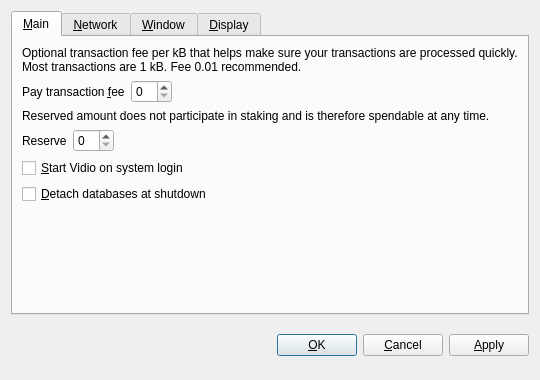
<?xml version="1.0" encoding="UTF-8"?>
<ui version="4.0">
 <class>OptionsDialog</class>
 <widget class="QDialog" name="OptionsDialog">
  <property name="geometry">
   <rect>
    <x>0</x>
    <y>0</y>
    <width>540</width>
    <height>380</height>
   </rect>
  </property>
  <property name="windowTitle">
   <string>Options</string>
  </property>
  <property name="modal">
   <bool>true</bool>
  </property>
  <layout class="QVBoxLayout" name="verticalLayout">
   <item>
    <widget class="QTabWidget" name="tabWidget">
     <property name="tabPosition">
      <enum>QTabWidget::North</enum>
     </property>
     <property name="currentIndex">
      <number>0</number>
     </property>
     <widget class="QWidget" name="tabMain">
      <attribute name="title">
       <string>&amp;Main</string>
      </attribute>
      <layout class="QVBoxLayout" name="verticalLayout_Main">
       <item>
        <widget class="QLabel" name="transactionFeeInfoLabel">
         <property name="text">
          <string>Optional transaction fee per kB that helps make sure your transactions are processed quickly. Most transactions are 1 kB. Fee 0.01 recommended.</string>
         </property>
         <property name="textFormat">
          <enum>Qt::PlainText</enum>
         </property>
         <property name="wordWrap">
          <bool>true</bool>
         </property>
        </widget>
       </item>
       <item>
        <layout class="QHBoxLayout" name="horizontalLayoutFee">
         <item>
          <widget class="QLabel" name="transactionFeeLabel">
           <property name="text">
            <string>Pay transaction &amp;fee</string>
           </property>
           <property name="textFormat">
            <enum>Qt::PlainText</enum>
           </property>
           <property name="buddy">
            <cstring>transactionFee</cstring>
           </property>
          </widget>
         </item>
         <item>
          <widget class="BitcoinAmountField" name="transactionFee"/>
         </item>
         <item>
          <spacer name="horizontalSpacerFee">
           <property name="orientation">
            <enum>Qt::Horizontal</enum>
           </property>
           <property name="sizeHint" stdset="0">
            <size>
             <width>40</width>
             <height>20</height>
            </size>
           </property>
          </spacer>
         </item>
        </layout>
       </item>
       <item>
        <widget class="QLabel" name="reserveBalanceInfoLabel">
         <property name="text">
          <string>Reserved amount does not participate in staking and is therefore spendable at any time.</string>
         </property>
         <property name="textFormat">
          <enum>Qt::PlainText</enum>
         </property>
         <property name="wordWrap">
          <bool>true</bool>
         </property>
        </widget>
       </item>
       <item>
        <layout class="QHBoxLayout" name="horizontalLayoutReserveBalance">
         <item>
          <widget class="QLabel" name="reserveBalanceLabel">
           <property name="text">
            <string>Reserve</string>
           </property>
           <property name="textFormat">
            <enum>Qt::PlainText</enum>
           </property>
           <property name="buddy">
            <cstring>reserveBalance</cstring>
           </property>
          </widget>
         </item>
         <item>
          <widget class="BitcoinAmountField" name="reserveBalance"/>
         </item>
         <item>
          <spacer name="horizontalSpacerReserveBalance">
           <property name="orientation">
            <enum>Qt::Horizontal</enum>
           </property>
           <property name="sizeHint" stdset="0">
            <size>
             <width>40</width>
             <height>20</height>
            </size>
           </property>
          </spacer>
         </item>
        </layout>
       </item>
       <item>
        <widget class="QCheckBox" name="bitcoinAtStartup">
         <property name="toolTip">
          <string>Automatically start Vidio after logging in to the system.</string>
         </property>
         <property name="text">
          <string>&amp;Start Vidio on system login</string>
         </property>
        </widget>
       </item>
       <item>
        <widget class="QCheckBox" name="detachDatabases">
         <property name="toolTip">
          <string>Detach block and address databases at shutdown. This means they can be moved to another data directory, but it slows down shutdown. The wallet is always detached.</string>
         </property>
         <property name="text">
          <string>&amp;Detach databases at shutdown</string>
         </property>
        </widget>
       </item>
       <item>
        <spacer name="verticalSpacer_Main">
         <property name="orientation">
          <enum>Qt::Vertical</enum>
         </property>
         <property name="sizeHint" stdset="0">
          <size>
           <width>20</width>
           <height>40</height>
          </size>
         </property>
        </spacer>
       </item>
      </layout>
     </widget>
     <widget class="QWidget" name="tabNetwork">
      <attribute name="title">
       <string>&amp;Network</string>
      </attribute>
      <layout class="QVBoxLayout" name="verticalLayout_Network">
       <item>
        <widget class="QCheckBox" name="mapPortUpnp">
         <property name="toolTip">
          <string>Automatically open the Vidio client port on the router. This only works when your router supports UPnP and it is enabled.</string>
         </property>
         <property name="text">
          <string>Map port using &amp;UPnP</string>
         </property>
        </widget>
       </item>
       <item>
        <widget class="QCheckBox" name="connectSocks">
         <property name="toolTip">
          <string>Connect to the Vidio network through a SOCKS proxy (e.g. when connecting through Tor).</string>
         </property>
         <property name="text">
          <string>&amp;Connect through SOCKS proxy:</string>
         </property>
        </widget>
       </item>
       <item>
        <layout class="QHBoxLayout" name="horizontalLayout_Network">
         <item>
          <widget class="QLabel" name="proxyIpLabel">
           <property name="text">
            <string>Proxy &amp;IP:</string>
           </property>
           <property name="textFormat">
            <enum>Qt::PlainText</enum>
           </property>
           <property name="buddy">
            <cstring>proxyIp</cstring>
           </property>
          </widget>
         </item>
         <item>
          <widget class="QValidatedLineEdit" name="proxyIp">
           <property name="maximumSize">
            <size>
             <width>140</width>
             <height>16777215</height>
            </size>
           </property>
           <property name="toolTip">
            <string>IP address of the proxy (e.g. 127.0.0.1)</string>
           </property>
          </widget>
         </item>
         <item>
          <widget class="QLabel" name="proxyPortLabel">
           <property name="text">
            <string>&amp;Port:</string>
           </property>
           <property name="textFormat">
            <enum>Qt::PlainText</enum>
           </property>
           <property name="buddy">
            <cstring>proxyPort</cstring>
           </property>
          </widget>
         </item>
         <item>
          <widget class="QLineEdit" name="proxyPort">
           <property name="maximumSize">
            <size>
             <width>55</width>
             <height>16777215</height>
            </size>
           </property>
           <property name="toolTip">
            <string>Port of the proxy (e.g. 9050)</string>
           </property>
          </widget>
         </item>
         <item>
          <widget class="QLabel" name="socksVersionLabel">
           <property name="text">
            <string>SOCKS &amp;Version:</string>
           </property>
           <property name="textFormat">
            <enum>Qt::PlainText</enum>
           </property>
           <property name="buddy">
            <cstring>socksVersion</cstring>
           </property>
          </widget>
         </item>
         <item>
          <widget class="QValueComboBox" name="socksVersion">
           <property name="toolTip">
            <string>SOCKS version of the proxy (e.g. 5)</string>
           </property>
          </widget>
         </item>
         <item>
          <spacer name="horizontalSpacer_Network">
           <property name="orientation">
            <enum>Qt::Horizontal</enum>
           </property>
           <property name="sizeHint" stdset="0">
            <size>
             <width>40</width>
             <height>20</height>
            </size>
           </property>
          </spacer>
         </item>
        </layout>
       </item>
       <item>
        <spacer name="verticalSpacer_Network">
         <property name="orientation">
          <enum>Qt::Vertical</enum>
         </property>
         <property name="sizeHint" stdset="0">
          <size>
           <width>20</width>
           <height>40</height>
          </size>
         </property>
        </spacer>
       </item>
      </layout>
     </widget>
     <widget class="QWidget" name="tabWindow">
      <attribute name="title">
       <string>&amp;Window</string>
      </attribute>
      <layout class="QVBoxLayout" name="verticalLayout_Window">
       <item>
        <widget class="QCheckBox" name="minimizeToTray">
         <property name="toolTip">
          <string>Show only a tray icon after minimizing the window.</string>
         </property>
         <property name="text">
          <string>&amp;Minimize to the tray instead of the taskbar</string>
         </property>
        </widget>
       </item>
       <item>
        <widget class="QCheckBox" name="minimizeOnClose">
         <property name="toolTip">
          <string>Minimize instead of exit the application when the window is closed. When this option is enabled, the application will be closed only after selecting Quit in the menu.</string>
         </property>
         <property name="text">
          <string>M&amp;inimize on close</string>
         </property>
        </widget>
       </item>
       <item>
        <spacer name="verticalSpacer_Window">
         <property name="orientation">
          <enum>Qt::Vertical</enum>
         </property>
         <property name="sizeHint" stdset="0">
          <size>
           <width>20</width>
           <height>40</height>
          </size>
         </property>
        </spacer>
       </item>
      </layout>
     </widget>
     <widget class="QWidget" name="tabDisplay">
      <attribute name="title">
       <string>&amp;Display</string>
      </attribute>
      <layout class="QVBoxLayout" name="verticalLayout_Display">
       <item>
        <layout class="QHBoxLayout" name="horizontalLayout_1_Display">
         <item>
          <widget class="QLabel" name="langLabel">
           <property name="text">
            <string>User Interface &amp;language:</string>
           </property>
           <property name="textFormat">
            <enum>Qt::PlainText</enum>
           </property>
           <property name="buddy">
            <cstring>lang</cstring>
           </property>
          </widget>
         </item>
         <item>
          <widget class="QValueComboBox" name="lang">
           <property name="toolTip">
            <string>The user interface language can be set here. This setting will take effect after restarting Vidio.</string>
           </property>
          </widget>
         </item>
        </layout>
       </item>
       <item>
        <layout class="QHBoxLayout" name="horizontalLayout_2_Display">
         <item>
          <widget class="QLabel" name="unitLabel">
           <property name="text">
            <string>&amp;Unit to show amounts in:</string>
           </property>
           <property name="textFormat">
            <enum>Qt::PlainText</enum>
           </property>
           <property name="buddy">
            <cstring>unit</cstring>
           </property>
          </widget>
         </item>
         <item>
          <widget class="QValueComboBox" name="unit">
           <property name="toolTip">
            <string>Choose the default subdivision unit to show in the interface and when sending coins.</string>
           </property>
          </widget>
         </item>
        </layout>
       </item>
       <item>
        <widget class="QCheckBox" name="displayAddresses">
         <property name="toolTip">
          <string>Whether to show Vidio addresses in the transaction list or not.</string>
         </property>
         <property name="text">
          <string>&amp;Display addresses in transaction list</string>
         </property>
        </widget>
       </item>
       <item>
        <widget class="QCheckBox" name="coinControlFeatures">
         <property name="toolTip">
          <string>Whether to show coin control features or not.</string>
         </property>
         <property name="text">
          <string>Display coin &amp;control features (experts only!)</string>
         </property>
        </widget>
       </item>
       <item>
        <spacer name="verticalSpacer_Display">
         <property name="orientation">
          <enum>Qt::Vertical</enum>
         </property>
         <property name="sizeHint" stdset="0">
          <size>
           <width>20</width>
           <height>40</height>
          </size>
         </property>
        </spacer>
       </item>
      </layout>
     </widget>
    </widget>
   </item>
   <item>
    <layout class="QHBoxLayout" name="horizontalLayout_Buttons">
     <item>
      <spacer name="horizontalSpacer_1">
       <property name="orientation">
        <enum>Qt::Horizontal</enum>
       </property>
       <property name="sizeHint" stdset="0">
        <size>
         <width>40</width>
         <height>48</height>
        </size>
       </property>
      </spacer>
     </item>
     <item>
      <widget class="QLabel" name="statusLabel">
       <property name="font">
        <font>
         <weight>75</weight>
         <bold>true</bold>
        </font>
       </property>
       <property name="text">
        <string/>
       </property>
       <property name="textFormat">
        <enum>Qt::PlainText</enum>
       </property>
       <property name="wordWrap">
        <bool>true</bool>
       </property>
      </widget>
     </item>
     <item>
      <spacer name="horizontalSpacer_2">
       <property name="orientation">
        <enum>Qt::Horizontal</enum>
       </property>
       <property name="sizeHint" stdset="0">
        <size>
         <width>40</width>
         <height>48</height>
        </size>
       </property>
      </spacer>
     </item>
     <item>
      <widget class="QPushButton" name="okButton">
       <property name="text">
        <string>&amp;OK</string>
       </property>
      </widget>
     </item>
     <item>
      <widget class="QPushButton" name="cancelButton">
       <property name="text">
        <string>&amp;Cancel</string>
       </property>
       <property name="autoDefault">
        <bool>false</bool>
       </property>
      </widget>
     </item>
     <item>
      <widget class="QPushButton" name="applyButton">
       <property name="text">
        <string>&amp;Apply</string>
       </property>
       <property name="autoDefault">
        <bool>false</bool>
       </property>
      </widget>
     </item>
    </layout>
   </item>
  </layout>
 </widget>
 <customwidgets>
  <customwidget>
   <class>BitcoinAmountField</class>
   <extends>QSpinBox</extends>
   <header>bitcoinamountfield.h</header>
  </customwidget>
  <customwidget>
   <class>QValueComboBox</class>
   <extends>QComboBox</extends>
   <header>qvaluecombobox.h</header>
  </customwidget>
  <customwidget>
   <class>QValidatedLineEdit</class>
   <extends>QLineEdit</extends>
   <header>qvalidatedlineedit.h</header>
  </customwidget>
 </customwidgets>
 <resources/>
 <connections/>
</ui>
